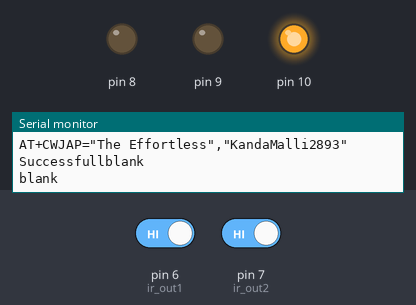
Recording of a sketch running on a simulated Arduino Uno, built with avr-gcc and run on an emulated ATmega328P. Parts: output pins drawn as LEDs (lit = HIGH), the last lines printed to the serial monitor. Inputs (shaded band) come from the test bench; at power-on: pin 6 (ir_out1) HIGH, pin 7 (ir_out2) HIGH. The modem accepts every AT command (registered, SIM ready, sends succeed) and sends nothing else.

Above: at 5.2 s.
5.3 s: pin 6 (ir_out1) driven LOW
At 7.0 s:
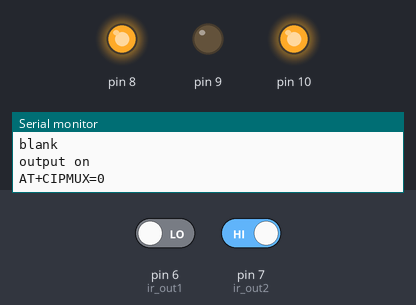
7.5 s: pin 6 (ir_out1) driven HIGH and pin 7 (ir_out2) driven LOW
At 11.4 s:
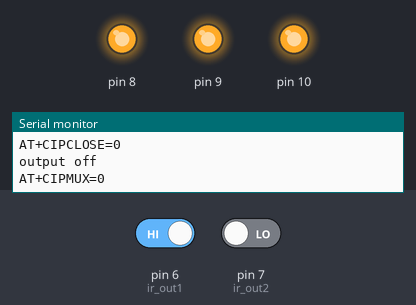
Timing chart, 0 to 12.9 s (numbered marks = the images above; inputs shaded):
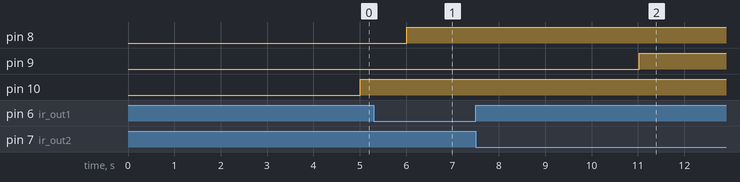

Measured:
- after the input at 5.3 s, pin 8: LOW → HIGH after 0.71 s
- after the input at 7.5 s, pin 9: LOW → HIGH after 3.5 s

The sketch:

ir_sensor.ino
```cpp
#include<SoftwareSerial.h>//for bluethooth and wifi module
SoftwareSerial ESPserial(2,3);//(Rx,Tx)//wifi pins
String wifiname= "The Effortless";
String pass= "KandaMalli2893";
String data;
int ir_out1=6;//ir sensor-1
int ir_out2=7;//ir sensor-2
int res1,res2;
void setup() {
  // put your setup code here, to run once:
    ESPserial.begin(115200);
    Serial.begin(115200);
   pinMode(8,OUTPUT);
   pinMode(9,OUTPUT);
   pinMode(10,OUTPUT);
   pinMode(ir_out1,INPUT);
   pinMode(ir_out2,INPUT);
  espcmd("AT+RST");//attention command to reset the wifi module
  espcmd("AT+CWMODE=1");//wifi module acts as a client
  espcmd("AT+CWJAP=\""+ wifiname +"\",\""+ pass +"\"");//attention command to connect to local wifi network
  while(!ESPserial.find("OK")){
    //becomes false and exits the loop only after the wifi module is connected
  }
  delay(1000);
  Serial.print("Successfull");
}


void loop() {
  // put your main code here, to run repeatedly:
    res1=digitalRead(ir_out1);//reads output from the first ir sensor
    res2=digitalRead(ir_out2);//reads output from the second ir sensor
    if(res1==0){
      Serial.println("output on");
      digitalWrite(8,HIGH);
      light_on();//user defined function to turn on lights
      }
    else if(res2==0){
      Serial.println("output off");
       digitalWrite(9,HIGH);
      light_off();//user defined function to turn off lights
       }
    else{
      Serial.println("blank");
      delay(1000);
       digitalWrite(10,HIGH);
      }
}
void light_on(){//user defined function to turn on lights
  espcmd("AT+CIPMUX=0");//attention command to specify number of devises to be connected
  espcmd("AT+CIPSTART=\"TCP\",\"api.thingspeak.com\",80");//adhress of the cloud we are using
   data="GET /update?api_key=EG23Y36D9LLC1KRJ&field1=1";//read api key given by the cloud
  espcmd("AT+CIPSEND="+String(data.length()+4));//attention comman to send data
  ESPserial.find(">");
  ESPserial.println(data);
  espcmd("AT+CIPCLOSE=0");
  delay(1000);
}
void light_off(){//user defined function to turn off lights
  espcmd("AT+CIPMUX=0");
  espcmd("AT+CIPSTART=\"TCP\",\"api.thingspeak.com\",80");//adhress of the cloud we are using
  data="GET /update?api_key=EG23Y36D9LLC1KRJ&field2=1";//read api key given by the cloud
  espcmd("AT+CIPSEND="+String(data.length()+2));//attention comman to send data
  ESPserial.find(">");
  ESPserial.println(data);
  espcmd("AT+CIPCLOSE=0");
  delay(10000);
}
void espcmd(String cmd){//function to write in the esp monitor
  Serial.println(cmd);
  ESPserial.println(cmd);//used to print in the esp monitor
  delay(1000);
}
```
